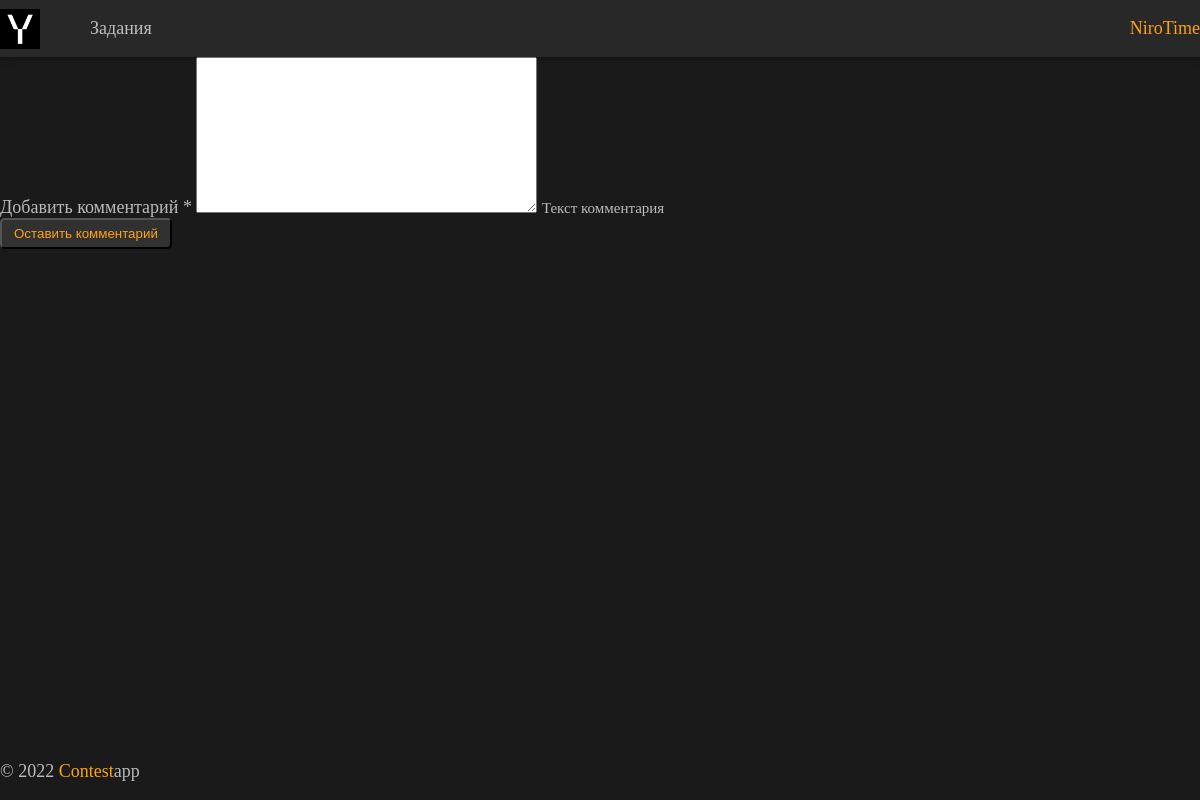
Before: /tasks/container_with_most_water/talks/ (signed in) with the older database file.
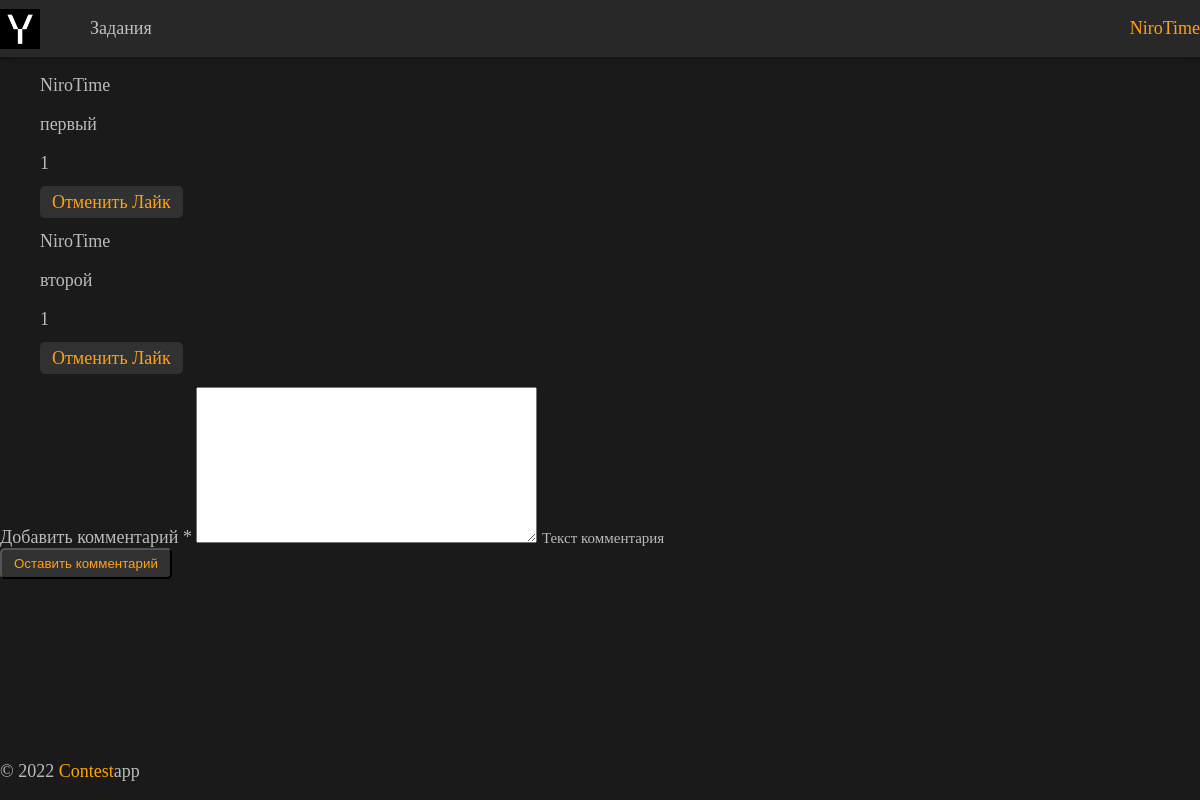
After: the same page with the newer database file.
### tasks/models.py (models this page shows, shortened)
class Comment(models.Model):
    task = models.ForeignKey(Task, on_delete=models.CASCADE,
                             related_name="comments")
    author = models.ForeignKey(User, on_delete=models.CASCADE,
                               related_name="comments")
    text = models.TextField()
    created = models.DateTimeField("Время создания", auto_now_add=True)

### tasks/views.py (the view, shortened to what this page needs)
# urls.py: path('tasks/<slug:slug>/talks/', task_talks, name='task_talks'),
@login_required
def task_talks(request, slug):
    template = 'tasks/task_talks.html'
    task = get_object_or_404(Task, slug=slug)
    comments = task.comments.all().annotate(
        count_likes=Count('like_comment')
    ).annotate(is_request_user=Exists(
        Like.objects.filter(user=request.user, comment=OuterRef('pk')))
    ).select_related('author')
    form = CommentForm(request.POST or None)
    context = {
        'task': task,
        'comments': comments,
        'form': form,
    }
    return render(request, template, context=context)

### tasks/forms.py
class CommentForm(ModelForm):
    class Meta:
        model = Comment
        fields = ['text']
        labels = {'text': 'Добавить комментарий'}
        help_texts = {'text': 'Текст комментария'}

### templates/tasks/task_talks.html (shortened to what this page needs)
{% extends "base.html" %}
{% block content %}
  <div class="row justify-content-center">
    <div class="col-md-8 p-5">
      <div class="card">
        <div class="card-body">
          {% for comment in comments %}
            <ul>
              <p><a href="{% url 'tasks:profile' comment.author %}">{{ comment.author }}</a></p>
              <p>{{ comment.text }}</p>
              <p>{{ comment.count_likes }}</p>
              <li class="list-group-item">
                {% if not comment.is_request_user %}
                  <a
                    class="btn btn-lg btn-primary"
                    href="{% url 'tasks:post_like' task.slug comment.pk %}" role="button">
                    Лайк
                  </a>
                {% else %}
                  <a
                    class="btn btn-lg btn-light"
                    href="{% url 'tasks:post_unlike' task.slug comment.pk %}" role="button">
                    Отменить Лайк
                  </a>
                {% endif %}
              </li>
            </ul>
          {% endfor %}
          <form method="post">
            {% include 'includes/form_base.html' %}
            <div class="col-md-6 offset-md-4">
              <button type="submit" class="btn btn-primary">
                Оставить комментарий
              </button>
            </div>
          </form>
        </div>
      </div>
    </div>
</div>
{% endblock %}

### templates/base.html (shortened to what this page needs)
{% load static %}
<!DOCTYPE html>
<html lang="ru">
  <head>
    <link href="{% static 'css/global.css'%}" rel="stylesheet"/>
  </head>
  <body>
  {% include 'includes/header.html' %}
    <main>
      {% block content %}
      {% endblock %}
    </main>
  {% include 'includes/footer.html' %}
  </body>
</html>

### templates/includes/header.html (shortened to what this page needs)
{% load static %}
<header>
  <nav class="header">
    <div class="container">
      <div class="header__wrapper">
        <a class="header__logo" href="{% url 'tasks:index' %}">
          <img src="{% static 'img/logo.png' %}" class="logo" alt="">
        </a>
        <ul class="header__links">
          {% with request.resolver_match.view_name as view_name %}
          <a href="{% url 'tasks:tasks_all' %}">
            <li class="link">Задания</li>
          </a>
        </ul>
        {% if request.user.is_authenticated %}
          <div class="header__user">
            <a href="{% url 'tasks:profile' user.username %}">
              <div class="user">{{ user.username }}</div>
            </a>
          </div>
          {% endif %}
        {% endwith %}
        </div>
      </div>
  </nav>
</header>

### templates/includes/form_base.html (shortened to what this page needs)
{% for field in form %}
  <div class="form-group row my-3 p-3"
    {% if field.field.required %}
      aria-required="true"
    {% else %}
      aria-required="false"
    {% endif %}
  >
    <label for="{{ field.id_for_label }}">
      {{field.label}}
      {% if field.field.required %}
        <span class="required text-danger" >*</span>
      {% endif %}
    </label>
    {{ field }}
    {% if field.help_text %}
      <small
        id="{{ field.id_for_label }}-help"
        class="form-text text-muted">
       {{ field.help_text }}
      </small>
    {% endif %}
  </div>
{% endfor %}

### templates/includes/footer.html
<footer class="footer">
  <div class="container">
    <p>© 2022 <span style="color:orange">Contest</span>app</p>
  </div>
</footer>

### static/css/global.css (style rules this page uses)
:root { --main-bg-color: #1A1A1A; --second-bg-color: #282828; --box-shadow:0px 1px 3px rgba(0,0,0,.24),0px 2px 8px rgba(0,0,0,.16); --link-active: #ffffff; --acent-color: rgb(255 161 22); --transition: all 0.25s ease; }
body { background-color: var(--main-bg-color); margin:0; color: rgba(239,241,246,.75); padding:0; font-size: 18px; min-height: 100vh; display: flex; flex-direction: column; }
main { flex-grow: 1; }
a { color: inherit; text-decoration: None; }
ul { list-style: None; }
.user { color: var(--acent-color); position: relative; z-index: 1; transition: var(--transition); }
.link { position: relative; z-index: 1; transition: var(--transition); }
.header { background-color: var(--second-bg-color); box-shadow: var(--box-shadow); }
.container { width: 1200px; margin:0 auto; }
.header__wrapper { display: flex; align-items: center; }
.header__links { flex-grow: 1; }
.header__logo { display: inline-flex; align-items: center; font-weight: 500; font-size: 25px; }
.logo { width: 40px; height: 40px; margin-right: 10px; }
.btn { padding: 0.375rem 0.75rem; border-radius: 5px; background-color: hsla(0,0%,100%,.1); color: var(--acent-color); font-weight: 300; transition: var(--transition); }

Changed rows visible on the page:
added Comment: author "NiroTime", text "первый", count_likes "1", shows "Отменить Лайк"
added Comment: author "NiroTime", text "второй", count_likes "1", shows "Отменить Лайк"
